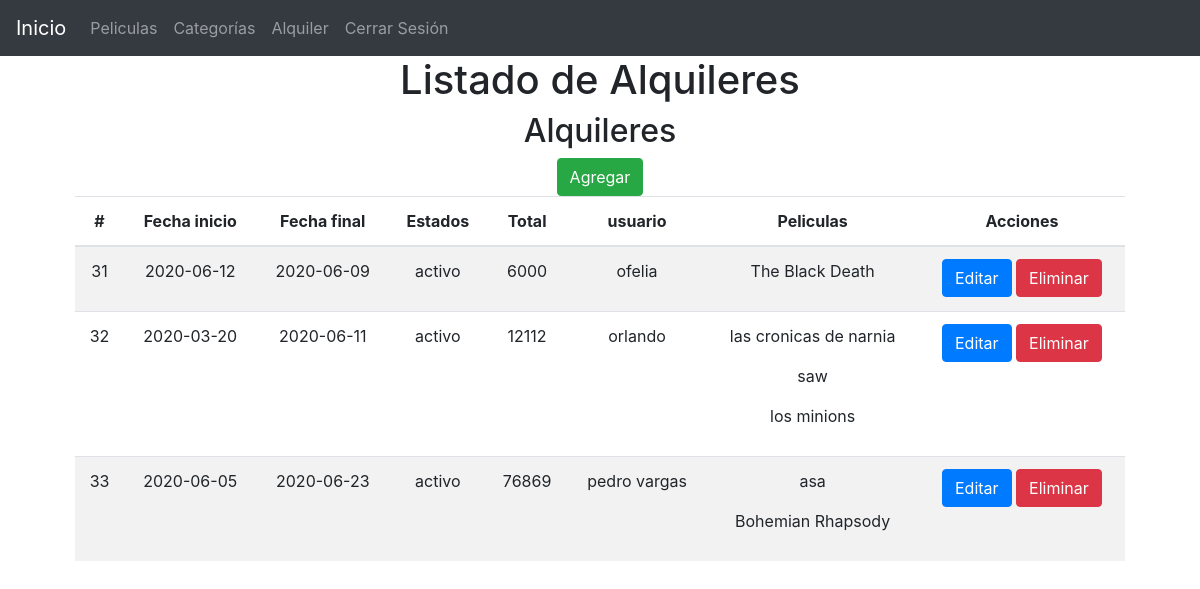
The page /?controller=rentals (signed in) on the database its author committed.
### tables this page shows
CREATE TABLE `rentals` (
  `id` int(11) NOT NULL,
  `start_date` date NOT NULL,
  `end_date` date NOT NULL,
  `status_id` int(11) DEFAULT NULL,
  `total` bigint(20) NOT NULL,
  `user_id` int(11) DEFAULT NULL
);

CREATE TABLE `statuses` (
  `Id` int(11) NOT NULL,
  `status` varchar(50) NOT NULL,
  `type_statuses_id` int(11) DEFAULT NULL
);

CREATE TABLE `users` (
  `id` int(11) NOT NULL,
  `name` varchar(100) NOT NULL,
  `email` varchar(150) NOT NULL,
  `password` varchar(100) NOT NULL,
  `status_id` int(11) NOT NULL,
  `roles_id` int(11) DEFAULT NULL
);

CREATE TABLE `movie_rental` (
  `id` int(11) NOT NULL,
  `movie_id` int(11) DEFAULT NULL,
  `rental_id` int(11) DEFAULT NULL,
  `unit_price` bigint(20) DEFAULT NULL
);

CREATE TABLE `movies` (
  `Id` int(11) NOT NULL,
  `name` varchar(100) NOT NULL,
  `description` text NOT NULL,
  `user_id` int(11) NOT NULL,
  `status_id` int(11) NOT NULL
);

### models/Rentals.php (called while the page is built, shortened)
<?php
	class Rentals
	{
		private $pdo;
		public function __construct()
		{
			try{
				$this->pdo = new Database;
			} catch(PDOException $e) {
				die($e->getMessage());
			}
		}
		public function getAll()
		{
			try {
				$strSql = "SELECT u.*, s.status as status,r.name as users FROM rentals u INNER JOIN statuses s ON s.id = u.status_id INNER JOIN users r ON r.id=u.user_id ORDER BY u.id ASC";
				$query = $this->pdo->select($strSql);
				return $query;
			} catch(PDOException $e) {
				die($e->getMessage());
			}
		}
      public function getMovieRentals($rental_id)
    {
        try {
            $strSql = "SELECT mr.*, m.name as name FROM movie_rental mr INNER JOIN movies m ON m.id = mr.movie_id WHERE mr.rental_id = '{$rental_id}' ";
            $query = $this->pdo->select($strSql);
            return $query;
        } catch (PDOException $e) {
            return $e->getMessage();
        }
    }
}

### providers/Database.php (called while the page is built, shortened)
<?php
	class Database extends PDO
	{
		public function select($strSql, $arrayData = array(), $fetchMode = PDO::FETCH_OBJ)
		{
			$query = $this->prepare($strSql);
			if(!$query->execute()) {
				echo "Error, la Consulta no se Realizó";
			} else {
				return $query->fetchAll($fetchMode);
			}
		}
	}

### views/rentals/list.php (the view)
<main class="container">
	<section class="col-md-12 text-center">
		<h1>Listado de Alquileres</h1>
		<div>
			<h2>Alquileres</h2>
			<a href="?controller=rentals&method=add" class="btn btn-success">Agregar</a>
		</div>
		<section class="col-md-12 table-responsive">
			<table class="table table-striped table-hover">
			  <thead>
			    <tr>
			      <th>#</th>
			      <th>Fecha inicio</th>
			      <th>Fecha final </th>
			      <th>Estados</th>
			      <th>Total</th>
			      <th>usuario</th>
			      <th>Peliculas</th>
			      <th>Acciones</th>
			    </tr>
			  </thead>
			  <tbody>
			  	<?php foreach ($rentalsSave as $rentals) : ?>
				    <tr>
				      <td><?php echo $rentals->id ?></td>
				      <td><?php echo $rentals->start_date?></td>
				      <td><?php echo $rentals->end_date?></td>
				      <td><?php echo $rentals->status?></td>
				      <td><?php echo $rentals->total?></td>
				      <td><?php echo $rentals->users?></td>
				      <td>
 												<?php foreach ($arrMovieRentals as $MovieControllers) : ?>
 														<?php foreach ($MovieControllers as $Movie): ?>
	 														<?php if ($Movie->rental_id == $rentals->id): ?>
	 															<p><?php echo $Movie->name ?></p>
	 														<?php endif ?>
 														<?php endforeach ?>
 												<?php endforeach ?>
 				 	</td>
				      <td>
				      	<a href="?controller=rentals&method=edit&id=<?php echo $rentals->id ?>" class="btn btn-primary">Editar</a>
				      	<a href="#" class="btn btn-danger">Eliminar</a>
				      </td>
				    </tr>
				  <?php endforeach ?>
			  </tbody>
			</table>
		</section>
	</section>
</main>

### rows shown on the page
rentals: id "31", start_date "2020-06-12", end_date "2020-06-09", status.status "activo", total "6000", user.name "ofelia"
movie_rental: movie.name "The Black Death"
rentals: id "32", start_date "2020-03-20", end_date "2020-06-11", status.status "activo", total "12112", user.name "orlando"
movie_rental: movie.name "las cronicas de narnia"
movie_rental: movie.name "saw"
movie_rental: movie.name "los minions"
rentals: id "33", start_date "2020-06-05", end_date "2020-06-23", status.status "activo", total "76869", user.name "pedro vargas"
movie_rental: movie.name "asa"
movie_rental: movie.name "Bohemian Rhapsody"
